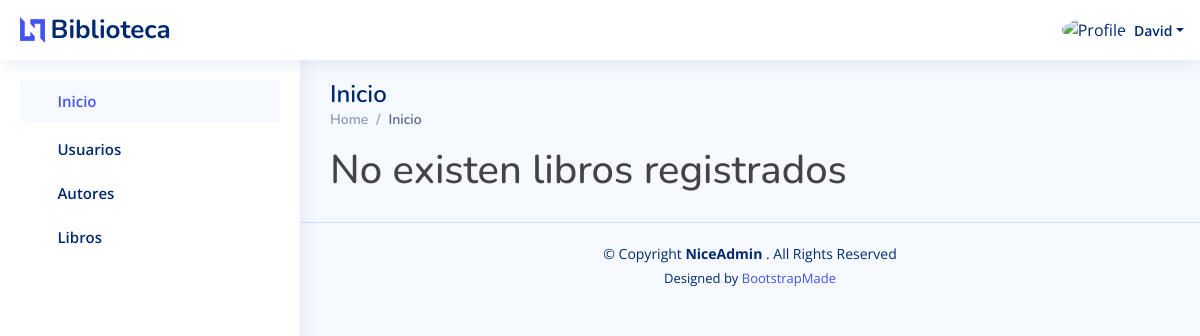
The page /libro/listar_libros/ (signed in) on the database as committed earlier.
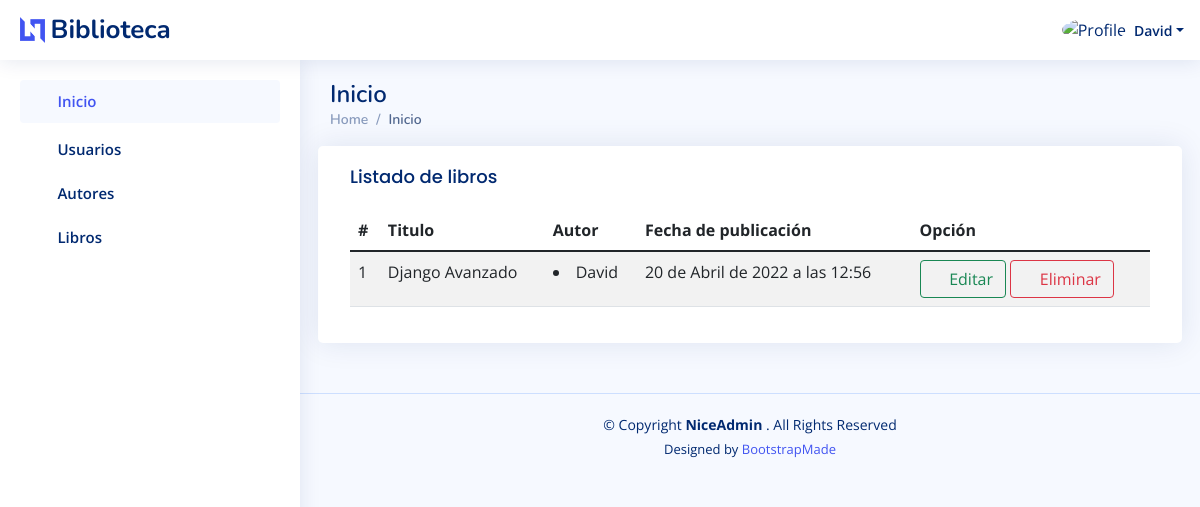
The same page on the database as committed later.
### apps/usuario/models.py (models this page shows, shortened)
class Usuario(AbstractBaseUser):
    username = models.CharField(
        _("Nombre de usuario"), max_length=100, unique=True)
    email = models.EmailField(_("Correo Electrónico"),
                              max_length=254, unique=True)
    nombres = models.CharField(
        _("Nombres"), max_length=200, blank=True, null=True)
    apellidos = models.CharField(
        _("Apellidos"), max_length=200, blank=True, null=True)
    imagen = models.ImageField(
        _("Imagen de perfil"), upload_to='perfil/', max_length=200, blank=True, null=True)
    usuario_activo = models.BooleanField(
        _("Usuario Activo/Inactivo"), default=True)
    usuario_administrador = models.BooleanField(
        _("Admin Activo/Inactivo"), default=False)
    objects = UsuarioManager()
    USERNAME_FIELD = 'username'
    REQUIRED_FIELDS = ['email', 'nombres', 'apellidos']
    @property
    def is_staff(self):
        return self.usuario_administrador

### apps/libro/models.py (models this page shows, shortened)
class Libro(models.Model):
    id = models.AutoField(_("id"), primary_key=True)
    titulo = models.CharField(
        _("Titulo"), max_length=255, blank=False, null=False)
    fecha_publicacion = models.DateTimeField(
        _("Fecha de publicación"), blank=False, null=False)
    autor_id = models.ManyToManyField(Autor)
    fecha_creacion = models.DateField(
        _("Fecha de creación"), auto_now=True, auto_now_add=False)
    estado = models.BooleanField(default=True)
    class Meta:
        verbose_name = _("Libro")
        verbose_name_plural = _("Libros")
        ordering = ["id"]

class Autor(models.Model):
    id = models.AutoField(_("id"), primary_key=True)
    nombre = models.CharField(
        _("Nombre"), max_length=200, blank=False, null=False)
    apellidos = models.CharField(
        _("Apellidos"), max_length=200, blank=False, null=False)
    nacionalidad = models.CharField(
        _("Nacionalidad"), max_length=100, blank=False, null=False)
    descripcion = models.TextField(_("Descripcion"), blank=False, null=False)
    estado = models.BooleanField(_("Estado"), default=True)
    fecha_creacion = models.DateField(
        _("Fecha de creación"), auto_now=True, auto_now_add=False)
    class Meta:
        verbose_name = _("Autor")
        verbose_name_plural = _("Autores")
        ordering = ["nombre"]

### apps/libro/views.py (the view)
# urls.py: path('listar_libros/', LibroListView.as_view(), name='listado_libros'),
class LibroListView(LoginRequiredMixin, ListView):
    model = Libro
    template_name = "libro/libro/listar_libro.html"
    context_object_name = 'libros'
    queryset = Libro.objects.filter(estado=True)
    context_object_name = 'libros'

### templates/libro/libro/listar_libro.html (shortened to what this page needs)
{% extends 'index.html' %}
{% load static %}
{% block body %}
    {% if libros %}
        <div class="card">
            <div class="card-body">
                <h5 class="card-title">Listado de libros</h5>
                <table class="table table-striped">
                    <thead>
                        <tr>
                            <th scope="col">#</th>
                            <th scope="col">Titulo</th>
                            <th scope="col">Autor</th>
                            <th scope="col">Fecha de publicación</th>
                            <th scope="col">Opción</th>
                        </tr>
                    </thead>
                    <tbody>
                        {% for l in libros %}
                            <tr>
                                <td>
                                    {{ l.id }}
                                </td>
                                <td>
                                    {{ l.titulo }}
                                </td>
                                <td>
                                    {% for autor in l.autor_id.all %}
                                        <li>{{ autor.nombre }}</li>
                                    {% endfor %}
                                </td>
                                <td>
                                    {{ l.fecha_publicacion }}
                                </td>
                                <td>
                                    <a class="btn btn-outline-success" href="{% url 'libro:editar_libro' l.id %}">
                                        <i class="fa-solid fa-pen-to-square"></i>
                                        Editar</a>
                                    <a class="btn btn-outline-danger" href="{% url 'libro:eliminar_libro' l.id %}">
                                        <i class="fa-solid fa-trash-can"></i>
                                        Eliminar</a>
                                </td>
                            </tr>
                        {% endfor %}
                    </tbody>
                </table>
            </div>
        </div>
    {% else %}
        <h1>
            No existen libros registrados
        </h1>
    {% endif %}
{% endblock body %}</td></tr></td></tr></td></tr></td></tr></td> </tr>

### templates/index.html (shortened to what this page needs)
<!DOCTYPE html>
{% load static %}
<html lang="es">
    <head>
        <link href="{% static 'biblioteca/assets/vendor/bootstrap/css/bootstrap.min.css' %}" rel="stylesheet">
        <link href="{% static 'biblioteca/assets/vendor/bootstrap-icons/bootstrap-icons.css' %}" rel="stylesheet">
        <link href="{% static 'biblioteca/assets/vendor/boxicons/css/boxicons.min.css' %}" rel="stylesheet">
        <link href="{% static 'biblioteca/assets/vendor/quill/quill.snow.css' %}" rel="stylesheet">
        <link href="{% static 'biblioteca/assets/vendor/quill/quill.bubble.css' %}" rel="stylesheet">
        <link href="{% static 'biblioteca/assets/vendor/remixicon/remixicon.css' %}" rel="stylesheet">
        <link
        href="{% static 'biblioteca/assets/vendor/simple-datatables/style.css' %}" rel="stylesheet">
        <link
        rel="stylesheet" href="{% static 'lib/fontawesome-6/css/all.min.css' %}">
        <link
        href="{% static 'biblioteca/assets/css/style.css' %}" rel="stylesheet">
    </head>
    <body>
        <header id="header" class="header fixed-top d-flex align-items-center">
            <div class="d-flex align-items-center justify-content-between">
                <a href="{% url 'index' %}" class="logo d-flex align-items-center">
                    <img src="{% static 'biblioteca/assets/img/logo.png' %}" alt="">
                    <span class="d-none d-lg-block">Biblioteca</span>
                </a>
                <i class="bi bi-list toggle-sidebar-btn"></i>
            </div>
            <nav class="header-nav ms-auto">
                <ul class="d-flex align-items-center">
                    <li class="nav-item dropdown pe-3">
                        {% if user.is_authenticated %}
                            <a class="nav-link nav-profile d-flex align-items-center pe-0" href="#" data-bs-toggle="dropdown">
                                <img src="{% static 'biblioteca/assets/img/profile-img.jpg' %}" alt="Profile" class="rounded-circle">
                                <span class="d-none d-md-block dropdown-toggle ps-2">
                                    {{ user.username }}</span>
                            </a>
                        {% else %}
                            <a class="nav-link nav-profile d-flex align-items-center pe-0" href="{% url 'login' %}">
                                <i class="fa-solid fa-right-to-bracket"></i>
                                <span class="d-none d-md-block ps-2">
                                    Login</span>
                            </a>
                        {% endif %}
                    </li>
                </ul>
            </nav>
        </header>
        <aside id="sidebar" class="sidebar">
            <ul class="sidebar-nav" id="sidebar-nav">
                <li class="nav-item">
                    <a class="nav-link " href="index.html">
                        <i class="fa-solid fa-house-chimney"></i>
                        <span>Inicio</span>
                    </a>
                </li>
                <li class="nav-item">
                    {% if request.user.is_staff %}
                        <a class="nav-link collapsed" data-bs-target="#components-nav-usuarios" data-bs-toggle="collapse" href="#">
                            <i class="fa-solid fa-users"></i>
                            <span>Usuarios</span>
                            <i class="bi bi-chevron-down ms-auto"></i>
                        </a>
                    {% endif %}
                    <a class="nav-link collapsed" data-bs-target="#components-nav-autor" data-bs-toggle="collapse" href="#">
                        <i class="fa-solid fa-users"></i>
                        <span>Autores</span>
                        <i class="bi bi-chevron-down ms-auto"></i>
                    </a>
                    <a class="nav-link collapsed" data-bs-target="#components-nav-libros" data-bs-toggle="collapse" href="#">
                        <i class="fa-solid fa-book"></i>
                        <span>Libros</span>
                        <i class="bi bi-chevron-down ms-auto"></i>
                    </a>
                </li>
            </ul>
        </aside>
        <main id="main" class="main">
            <div class="pagetitle">
                <h1>Inicio</h1>
                <nav>
                    <ol class="breadcrumb">
                        <li class="breadcrumb-item">
                            <a href="{% url 'index' %}">Home</a>
                        </li>
                        <li class="breadcrumb-item active">Inicio</li>
                    </ol>
                </nav>
            </div>
            <section class="section dashboard">
                <div class="row">
                    {% block body %}{% endblock body %}
                </div>
            </section>
        </main>
        <footer id="footer" class="footer">
            <div class="copyright">
                &copy; Copyright
                <strong>
                    <span>NiceAdmin</span>
                </strong>. All Rights Reserved
            </div>
            <div class="credits">
                Designed by
                    <a href="https://bootstrapmade.com/"> BootstrapMade</a>
            </div>
        </footer>
    </body>
</html>

### static/biblioteca/assets/css/style.css (style rules this page uses)
:root { scroll-behavior: smooth; }
body { font-family: "Open Sans", sans-serif; background: #f6f9ff; color: #444444; }
a { color: #4154f1; text-decoration: none; }
h1, h2, h3, h4, h5, h6 { font-family: "Nunito", sans-serif; }
#main { margin-top: 60px; padding: 20px 30px; transition: all 0.3s; }
.pagetitle { margin-bottom: 10px; }
.pagetitle h1 { font-size: 24px; margin-bottom: 0; font-weight: 600; color: #012970; }
.card { margin-bottom: 30px; border: none; border-radius: 5px; box-shadow: 0px 0 30px rgba(1, 41, 112, 0.1); }
.card-title { padding: 20px 0 15px 0; font-size: 18px; font-weight: 500; color: #012970; font-family: "Poppins", sans-serif; }
.card-body { padding: 0 20px 20px 20px; }
.breadcrumb { font-size: 14px; font-family: "Nunito", sans-serif; color: #899bbd; font-weight: 600; }
.breadcrumb a { color: #899bbd; transition: 0.3s; }
.breadcrumb .breadcrumb-item::before { color: #899bbd; }
.breadcrumb .active { color: #51678f; font-weight: 600; }
.logo { line-height: 1; }
@media (min-width: 1200px) { .logo { width: 280px; } }
.logo img { max-height: 26px; margin-right: 6px; }
.logo span { font-size: 26px; font-weight: 700; color: #012970; font-family: "Nunito", sans-serif; }
.header { transition: all 0.5s; z-index: 997; height: 60px; box-shadow: 0px 2px 20px rgba(1, 41, 112, 0.1); background-color: #fff; padding-left: 20px; }
.header .toggle-sidebar-btn { font-size: 32px; padding-left: 10px; cursor: pointer; color: #012970; }
.header-nav ul { list-style: none; }
.header-nav > ul { margin: 0; padding: 0; }
.header-nav .nav-profile { color: #012970; }
.header-nav .nav-profile img { max-height: 36px; }
.header-nav .nav-profile span { font-size: 14px; font-weight: 600; }
.sidebar { position: fixed; top: 60px; left: 0; bottom: 0; width: 300px; z-index: 996; transition: all 0.3s; padding: 20px; overflow-y: auto; scrollbar-width: thin; scrollbar-color: #aab7cf transparent; box-shadow: 0px 0px 20px rgba(1, 41, 112, 0.1); background-color: #fff; }
@media (min-width: 1200px) { #main, #footer { margin-left: 300px; } }
.sidebar-nav { padding: 0; margin: 0; list-style: none; }
.sidebar-nav li { padding: 0; margin: 0; list-style: none; }
.sidebar-nav .nav-item { margin-bottom: 5px; }
.sidebar-nav .nav-link { display: flex; align-items: center; font-size: 15px; font-weight: 600; color: #4154f1; transition: 0.3; background: #f6f9ff; padding: 10px 15px; border-radius: 4px; }
.sidebar-nav .nav-link i { font-size: 16px; margin-right: 10px; color: #4154f1; }
.sidebar-nav .nav-link.collapsed { color: #012970; background: #fff; }
.sidebar-nav .nav-link.collapsed i { color: #899bbd; }
.sidebar-nav .nav-link .bi-chevron-down { margin-right: 0; transition: transform 0.2s ease-in-out; }
.footer { padding: 20px 0; font-size: 14px; transition: all 0.3s; border-top: 1px solid #cddfff; }
.footer .copyright { text-align: center; color: #012970; }
.footer .credits { padding-top: 5px; text-align: center; font-size: 13px; color: #012970; }

Rows that differ between the two databases and show on the page:
added Libro: id "1", titulo "Django Avanzado", fecha_publicacion "20 de Abril de 2022 a las 12:56"
added Autor: nombre "David"
Other text that changed with them:
text no longer shown: "No existen libros registrados"
text now shown: "Listado de libros # Titulo Autor Fecha de publicación Opción"
